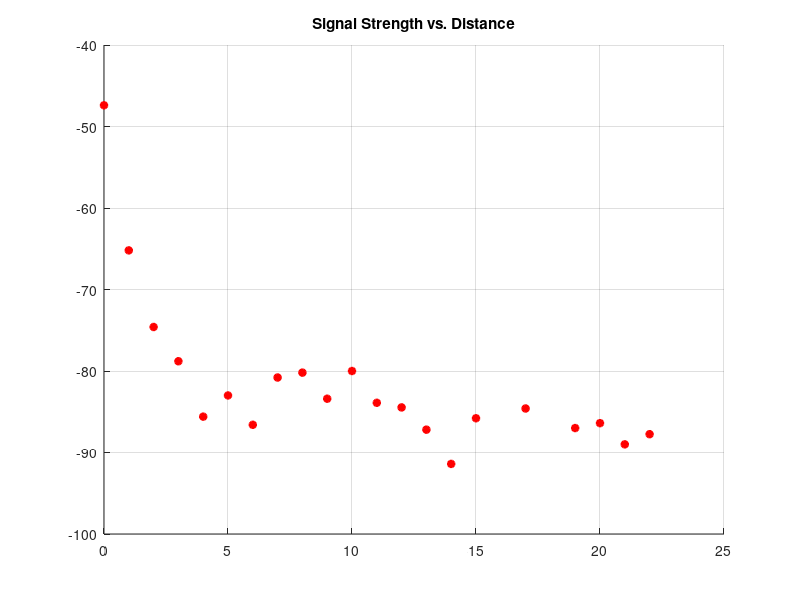

MATLAB code for this plot: (Note: this script raises an error after producing the figure.)
%% Load Data
clearvars
close all
load('fence_3.mat')
% Requirements: Curve Fitting Toolbox

% Conditions: SF7BW125, TX=15

% test 1: on the ground going down the fence
% test 2: tried holding vertical?

% test 3: went down fence, holding antenna vertically (parallel) (best)

%% Error Corrections

fenceWidth = 10; % ft (?)

%% Plots

figure, hold on
grid on

x = databuf.panel;
y = databuf.rssi;

% plot mean at each panel only
for p=min(databuf.panel):max(databuf.panel)
    acc = 0;
    n = 0;
    for m = 1:length(databuf.panel)
        if(databuf.panel(m) == p)
            acc = acc + databuf.rssi(m);
            n = n + 1;
        end
    end
    if(n > 0)
        plot(p, acc/n, 'r*', 'linewidth', 2)
    end
end

title('Signal Strength vs. Distance')
subtitle('Configuration: SF7BW125, Tx = 15')
xlabel('Distance Between Transceivers (Panels)')
ylabel('RSSI (dB mW)')
xticks(0:1:25)
yticks(-120:5:-45)
